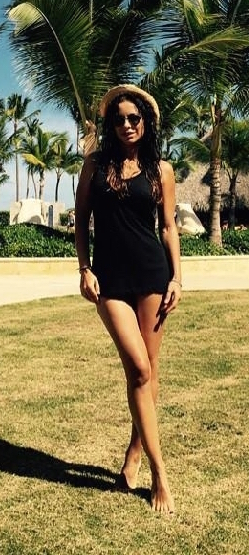
#> input picture pr11-12/source/Практика 11-12/img/woman.jpg, 249 x 555 px
$ jupyter execute --allow-errors 'Саттаров Булат ПР11-12.ipynb'
#> lines starting #> are read from the running program, lines starting #| are printed output that depends on the picture
# Практическая 11-12 (Саттаров Булат Рамилевич ЭФМО-01-25)

[cell 1]
import warnings
warnings.filterwarnings('ignore')

from pathlib import Path
import zipfile
import random
import numpy as np
import pandas as pd
import matplotlib.pyplot as plt
import matplotlib.image as mpimg

from sklearn.cluster import KMeans
from sklearn.decomposition import PCA
from sklearn.preprocessing import StandardScaler
from sklearn.metrics import (
    adjusted_rand_score,
    adjusted_mutual_info_score,
    homogeneity_score,
    completeness_score,
    v_measure_score,
    silhouette_score,
    confusion_matrix
)
from sklearn.feature_extraction.text import TfidfVectorizer

[cell 2]
SEED = 42
random.seed(SEED)
np.random.seed(SEED)

# 1. Кластеризация вин методом KMeans

Загрузим датасет `winequality-red.csv` из третьей практической работы. Для оценки качества кластеризации сформируем бинарную разметку так же, как в третьей работе: хорошее вино — `quality >= 7`, остальные вина — некачественные.

#> (a cell that did not finish here is left out)

#> (a cell that did not finish here is left out)

#> (a cell that did not finish here is left out)

## Разные варианты инициализации центров

Сравним три варианта:

* `k-means++` — стандартная умная инициализация;
* `random` — случайный выбор начальных центров;
* `manual` — центры заданы вручную: средний объект класса 0 и средний объект класса 1. Этот вариант используется только для сравнения, так как в реальной кластеризации истинных классов обычно нет.

#> (a cell that did not finish here is left out)

[cell 7]
pca = PCA(n_components=2, random_state=SEED)
#> (the rest of this cell did not finish here and is left out)

#> (a cell that did not finish here is left out)

# 2. Сжатие изображений методом KMeans

Для сжатия изображения каждый пиксель рассматривается как объект. Для черно-белого изображения объект имеет один признак — интенсивность. Для цветного изображения объект имеет три признака — значения каналов RGB.

[cell 9]
img_path = Path('source/Практика 11-12/img/woman.jpg')
color_img = mpimg.imread(img_path)
#> color_img is the input picture: shape (555, 249, 3); mean R, G, B 127.4, 116.1, 76.7

# Если изображение прочиталось в диапазоне 0..255, приведем его к 0..1
if color_img.max() > 1:
    color_img = color_img / 255.0

gray_img = np.dot(color_img[..., :3], [0.299, 0.587, 0.114])
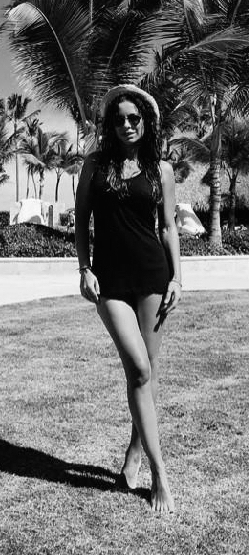
#> gray_img: shape (555, 249) float64; min 0.00671, max 0.992, mean 0.451

fig, axes = plt.subplots(1, 2, figsize=(12, 5))
axes[0].imshow(color_img)
axes[0].set_title('Цветное изображение')
axes[0].axis('off')
axes[1].imshow(gray_img, cmap='gray')
axes[1].set_title('Черно-белое изображение')
axes[1].axis('off')
plt.show()
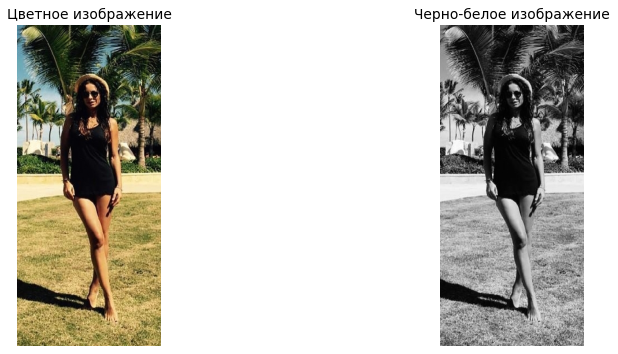
#> figure drawn by matplotlib, 2 panels

[cell 10]
def compress_grayscale(img, n_colors=4):
#> called with n_colors = 4
    h, w = img.shape
#> h = 555; w = 249
    pixels = img.reshape(-1, 1)
    km = KMeans(n_clusters=n_colors, random_state=SEED, n_init=5)
    labels = km.fit_predict(pixels)
    compressed = km.cluster_centers_[labels].reshape(h, w)
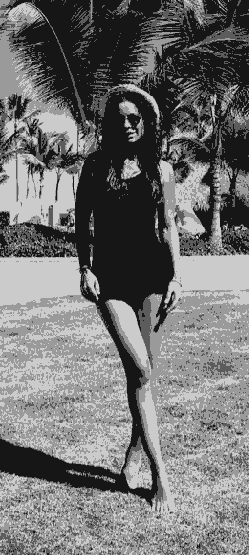
#> compressed: shape (555, 249) float64; min 0.0887, max 0.798, mean 0.45
    return np.clip(compressed, 0, 1)

def compress_color(img, n_colors=16):
#> called with n_colors = 16
    h, w, c = img.shape
#> h = 555; w = 249; c = 3
    pixels = img.reshape(-1, c)
    km = KMeans(n_clusters=n_colors, random_state=SEED, n_init=3)
    labels = km.fit_predict(pixels)
    compressed = km.cluster_centers_[labels].reshape(h, w, c)
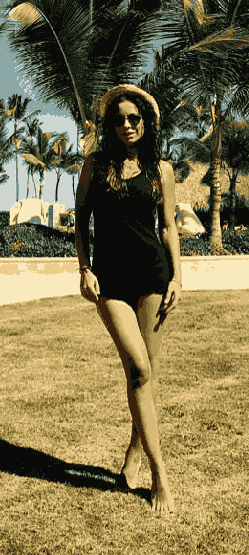
#> compressed: shape (555, 249, 3) float64; mean of channels 0, 1, 2 0.499, 0.455, 0.3; drawn as R, G, B
    return np.clip(compressed, 0, 1)

gray_compressed = compress_grayscale(gray_img, n_colors=4)
color_compressed = compress_color(color_img, n_colors=16)

[cell 11]
fig, axes = plt.subplots(2, 2, figsize=(12, 10))

axes[0, 0].imshow(gray_img, cmap='gray')
axes[0, 0].set_title('Исходное Ч/Б')
axes[0, 0].axis('off')

axes[0, 1].imshow(gray_compressed, cmap='gray')
axes[0, 1].set_title('Сжатое Ч/Б, 4 цвета')
axes[0, 1].axis('off')

axes[1, 0].imshow(color_img)
axes[1, 0].set_title('Исходное цветное')
axes[1, 0].axis('off')

axes[1, 1].imshow(color_compressed)
axes[1, 1].set_title('Сжатое цветное, 16 цветов')
axes[1, 1].axis('off')

plt.tight_layout()
plt.show()

[cell 12]
plt.imsave('compressed_gray_kmeans.png', gray_compressed, cmap='gray')
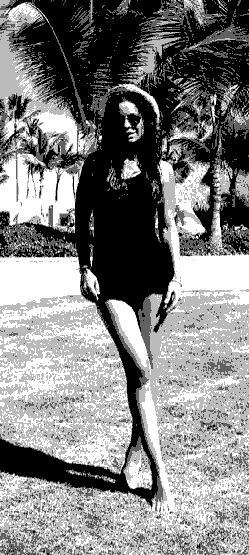
#> saved as compressed_gray_kmeans.png: shape (555, 249, 3); min 0, max 255, mean 129.9
plt.imsave('compressed_color_kmeans.png', color_compressed)
print('Сохранено: compressed_gray_kmeans.png')
print('Сохранено: compressed_color_kmeans.png')
